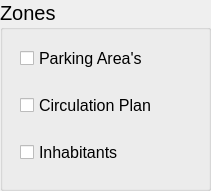
   <widget class="QGroupBox" name="groupBoxZones">
    <property name="geometry">
     <rect>
      <x>1700</x>
      <y>630</y>
      <width>211</width>
      <height>191</height>
     </rect>
    </property>
    <property name="font">
     <font>
      <pointsize>15</pointsize>
     </font>
    </property>
    <property name="title">
     <string>Zones</string>
    </property>
    <widget class="QWidget" name="layoutWidget">
     <property name="geometry">
      <rect>
       <x>20</x>
       <y>30</y>
       <width>168</width>
       <height>151</height>
      </rect>
     </property>
     <layout class="QVBoxLayout" name="verticalLayout_2">
      <item>
       <widget class="QCheckBox" name="checkBox_ParkingAreas">
        <property name="font">
         <font>
          <pointsize>12</pointsize>
         </font>
        </property>
        <property name="text">
         <string>Parking Area's</string>
        </property>
        <property name="checked">
         <bool>false</bool>
        </property>
       </widget>
      </item>
      <item>
       <widget class="QCheckBox" name="checkBox_Circulation">
        <property name="font">
         <font>
          <pointsize>12</pointsize>
         </font>
        </property>
        <property name="text">
         <string>Circulation Plan</string>
        </property>
       </widget>
      </item>
      <item>
       <widget class="QCheckBox" name="checkBox_Inhabitants">
        <property name="font">
         <font>
          <pointsize>12</pointsize>
         </font>
        </property>
        <property name="text">
         <string>Inhabitants</string>
        </property>
       </widget>
      </item>
     </layout>
    </widget>
    <widget class="QLabel" name="information_label_4">
     <property name="geometry">
      <rect>
       <x>190</x>
       <y>50</y>
       <width>16</width>
       <height>16</height>
      </rect>
     </property>
     <property name="text">
      <string/>
     </property>
     <property name="pixmap">
      <pixmap resource="resources.qrc">:/Resources/Resources/information.png</pixmap>
     </property>
     <property name="scaledContents">
      <bool>true</bool>
     </property>
    </widget>
    <widget class="QLabel" name="information_label_5">
     <property name="geometry">
      <rect>
       <x>190</x>
       <y>95</y>
       <width>16</width>
       <height>16</height>
      </rect>
     </property>
     <property name="text">
      <string/>
     </property>
     <property name="pixmap">
      <pixmap resource="resources.qrc">:/Resources/Resources/information.png</pixmap>
     </property>
     <property name="scaledContents">
      <bool>true</bool>
     </property>
    </widget>
   </widget>
